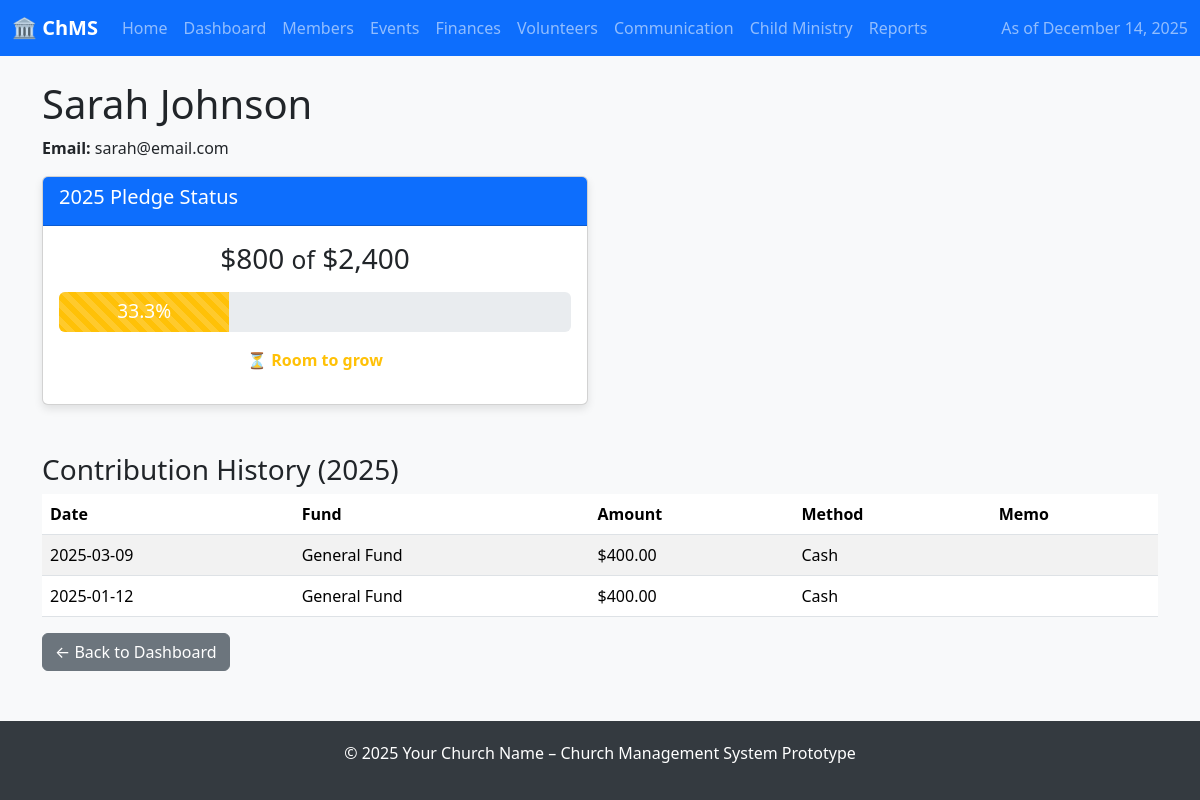
The page /member/2 on the database its author committed.
### tables this page shows
CREATE TABLE members (
        id INTEGER PRIMARY KEY AUTOINCREMENT,
        first_name TEXT NOT NULL,
        last_name TEXT NOT NULL,
        email TEXT UNIQUE
    );

CREATE TABLE pledges (
        id INTEGER PRIMARY KEY AUTOINCREMENT,
        member_id INTEGER,
        campaign_id INTEGER,
        pledged_amount REAL NOT NULL,
        FOREIGN KEY (member_id) REFERENCES members(id)
    );

CREATE TABLE contributions (
        id INTEGER PRIMARY KEY AUTOINCREMENT,
        member_id INTEGER,
        fund_id INTEGER,
        amount REAL NOT NULL,
        contribution_date DATE NOT NULL,
        payment_method TEXT,
        memo TEXT,
        FOREIGN KEY (member_id) REFERENCES members(id)
    );

CREATE TABLE funds (
        id INTEGER PRIMARY KEY AUTOINCREMENT,
        name TEXT NOT NULL
    );

### app.py (the view)
@app.route('/member/<int:member_id>')
def member_detail(member_id):
    conn = get_db_connection()
    member = conn.execute('SELECT * FROM members WHERE id = ?', (member_id,)).fetchone()
    if not member:
        return "Member not found", 404
    pledge_row = conn.execute('''
        SELECT p.pledged_amount,
               COALESCE(SUM(c.amount), 0) AS given
        FROM pledges p
        LEFT JOIN contributions c ON c.member_id = p.member_id
            AND c.contribution_date BETWEEN '2025-01-01' AND '2025-12-14'
            AND c.fund_id = 1
        WHERE p.member_id = ? AND p.campaign_id = 1
    ''', (member_id,)).fetchone()
    pledged = pledge_row['pledged_amount'] if pledge_row else 0
    given = pledge_row['given'] if pledge_row else 0
    pct = round(given / pledged * 100, 1) if pledged else 0
    contributions = conn.execute('''
        SELECT c.contribution_date, f.name AS fund, c.amount, c.payment_method, c.memo
        FROM contributions c
        JOIN funds f ON c.fund_id = f.id
        WHERE c.member_id = ?
        ORDER BY c.contribution_date DESC
    ''', (member_id,)).fetchall()
    sample_attendance = {'Service 1': 'Present', 'Service 2': 'Absent', 'Event': 'Present'}
    sample_member_groups = ['Small Group Leader', 'Volunteer Usher']
    conn.close()
    return render_template('member_detail.html',
                           member=member,
                           pledged=pledged,
                           given=given,
                           pct=pct,
                           contributions=contributions,
                           sample_attendance=sample_attendance,
                           sample_member_groups=sample_member_groups)

### app.py (called while the page is built)
def get_db_connection():
    conn = sqlite3.connect('chms.db')
    conn.row_factory = sqlite3.Row
    return conn

### templates/member_detail.html (shortened to what this page needs)
{% extends "base.html" %}
{% block content %}
<h1>{{ member.first_name }} {{ member.last_name }}</h1>
<p><strong>Email:</strong> {{ member.email or 'N/A' }}</p>
<div class="row mb-5">
    <div class="col-md-6">
        <div class="card">
            <div class="card-header bg-primary text-white">
                <h5>2025 Pledge Status</h5>
            </div>
            <div class="card-body text-center">
                <h3>${{ "{:,.0f}".format(given) }} <small>of</small> ${{ "{:,.0f}".format(pledged) }}</h3>
                <div class="progress mt-3" style="height: 40px;">
                    <div class="progress-bar progress-bar-striped {% if pct >= 100 %}bg-success{% elif pct >= 75 %}bg-info{% else %}bg-warning{% endif %}"
                         style="width: {{ pct }}%; font-size: 1.2rem;">
                        {{ pct }}%
                    </div>
                </div>
                {% if pct >= 100 %}
                    <p class="mt-3 text-success"><strong>🎉 Pledge fulfilled!</strong></p>
                {% elif pct >= 75 %}
                    <p class="mt-3 text-info"><strong>👍 On track!</strong></p>
                {% else %}
                    <p class="mt-3 text-warning"><strong>⏳ Room to grow</strong></p>
                {% endif %}
            </div>
        </div>
    </div>
</div>
<h3>Contribution History (2025)</h3>
<table class="table table-striped">
    <thead>
        <tr>
            <th>Date</th>
            <th>Fund</th>
            <th>Amount</th>
            <th>Method</th>
            <th>Memo</th>
        </tr>
    </thead>
    <tbody>
        {% for c in contributions %}
        <tr>
            <td>{{ c.contribution_date }}</td>
            <td>{{ c.fund }}</td>
            <td>${{ "{:,.2f}".format(c.amount) }}</td>
            <td>{{ c.payment_method }}</td>
            <td>{{ c.memo or '' }}</td>
        </tr>
        {% endfor %}
    </tbody>
</table>
<a href="/" class="btn btn-secondary">← Back to Dashboard</a>
{% endblock %}

### templates/base.html (style rules this page uses)
body { background-color: #f8f9fa; }
.card { box-shadow: 0 4px 8px rgba(0,0,0,0.1); }

### rows shown on the page
members: first_name "Sarah", last_name "Johnson", email "sarah@email.com"
pledges: pledged_amount "2,400"
contributions: contribution_date "2025-03-09", fund "General Fund", amount "400.00", payment_method "Cash"
contributions: contribution_date "2025-01-12", fund "General Fund", amount "400.00", payment_method "Cash"

### other values the page prints
{{ "{:,.0f}".format(given) }} "800"
{{ pct }} "33.3"
